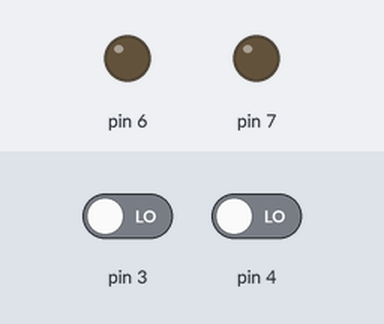
A sketch run on a simulated Arduino Uno, built with avr-gcc and run on an emulated ATmega328P. Shown: output pins drawn as LEDs (lit = HIGH). The test bench sets the inputs (shaded band); at power-on: pin 3 LOW, pin 4 LOW.

Above: at 1.2 s.
1.3 s: pin 3 driven HIGH
At 1.8 s:
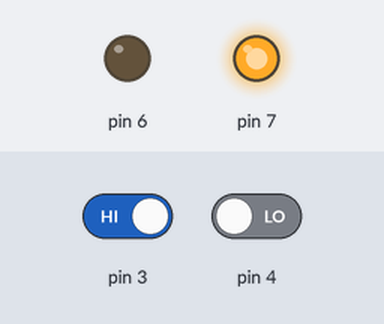
2.8 s: pin 4 driven HIGH
At 4.0 s:
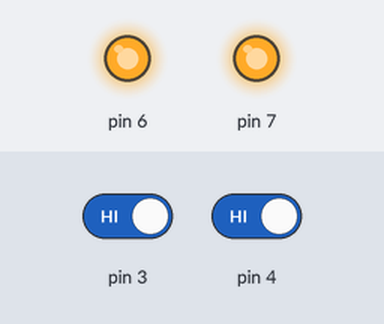
4.3 s: pin 3 driven LOW
At 5.2 s:
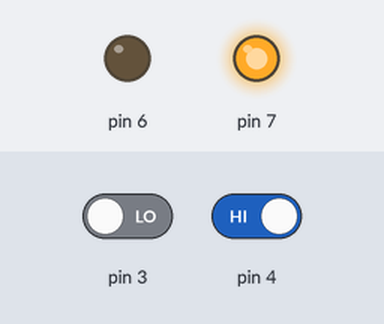
5.8 s: pin 4 driven LOW
At 6.4 s:
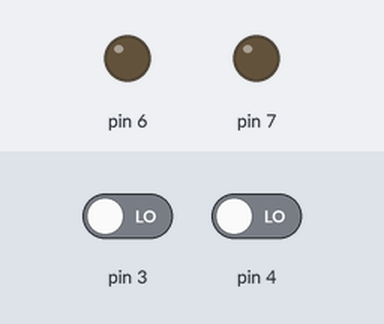
7.3 s: pin 3 driven HIGH and pin 4 driven HIGH
At 8.7 s:
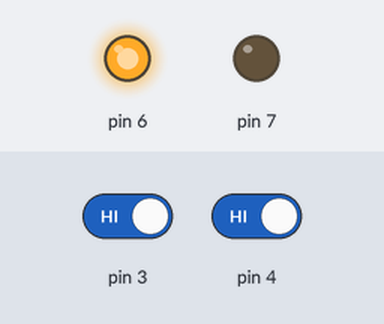
Timing chart, 0 to 9.8 s (numbered marks = the images above; inputs shaded):
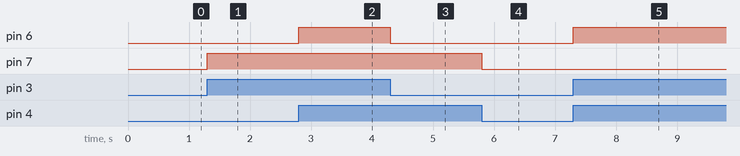

Measured:
- after the input at 1.3 s, pin 7: LOW → HIGH at once
- after the input at 2.8 s, pin 6: LOW → HIGH at once
- after the input at 4.3 s, pin 6: HIGH → LOW at once
- after the input at 5.8 s, pin 7: HIGH → LOW at once
- after the input at 7.3 s, pin 6: LOW → HIGH at once

The sketch:

basic_demux.ino
```cpp
void setup() {
  pinMode(3,INPUT);
  pinMode(4,INPUT);
  pinMode(6,OUTPUT);
  pinMode(7,OUTPUT);

}

void loop() {
  if(digitalRead(4)){
      digitalWrite(6,digitalRead(3));
    }
    else{
      digitalWrite(7,digitalRead(3));
      }

}
```
